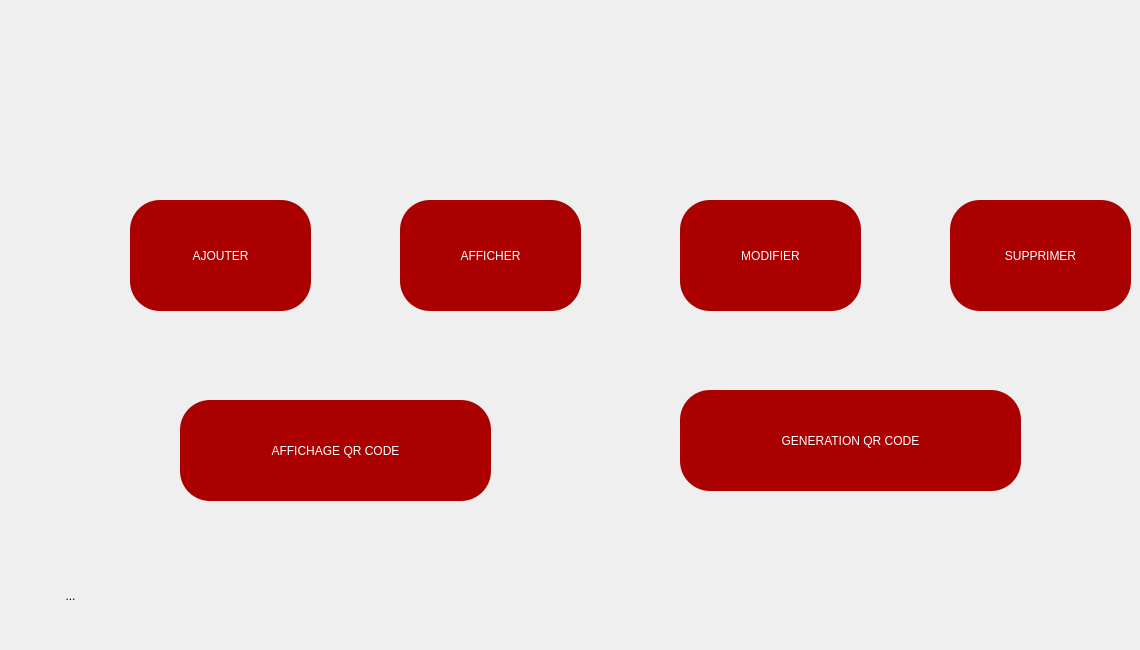
   <widget class="QWidget" name="produit">
    <property name="locale">
     <locale language="French" country="France"/>
    </property>
    <widget class="QToolButton" name="ajouterp_2">
     <property name="geometry">
      <rect>
       <x>130</x>
       <y>200</y>
       <width>181</width>
       <height>111</height>
      </rect>
     </property>
     <property name="styleSheet">
      <string notr="true">color: rgb(255, 255, 255);
border-radius: 30px;
background-color: rgb(170, 0, 0);
font: 20pt &quot;MV Boli&quot;;
</string>
     </property>
     <property name="text">
      <string>AJOUTER</string>
     </property>
    </widget>
    <widget class="QToolButton" name="affficherp">
     <property name="geometry">
      <rect>
       <x>400</x>
       <y>200</y>
       <width>181</width>
       <height>111</height>
      </rect>
     </property>
     <property name="styleSheet">
      <string notr="true">color: rgb(255, 255, 255);
border-radius: 30px;
background-color: rgb(170, 0, 0);
font: 20pt &quot;MV Boli&quot;;
</string>
     </property>
     <property name="text">
      <string>AFFICHER</string>
     </property>
    </widget>
    <widget class="QToolButton" name="mofidifierp">
     <property name="geometry">
      <rect>
       <x>680</x>
       <y>200</y>
       <width>181</width>
       <height>111</height>
      </rect>
     </property>
     <property name="styleSheet">
      <string notr="true">color: rgb(255, 255, 255);
border-radius: 30px;
background-color: rgb(170, 0, 0);
font: 20pt &quot;MV Boli&quot;;
</string>
     </property>
     <property name="text">
      <string>MODIFIER</string>
     </property>
    </widget>
    <widget class="QToolButton" name="supprimerp">
     <property name="geometry">
      <rect>
       <x>950</x>
       <y>200</y>
       <width>181</width>
       <height>111</height>
      </rect>
     </property>
     <property name="styleSheet">
      <string notr="true">color: rgb(255, 255, 255);
border-radius: 30px;
background-color: rgb(170, 0, 0);
font: 20pt &quot;MV Boli&quot;;
</string>
     </property>
     <property name="text">
      <string>SUPPRIMER</string>
     </property>
    </widget>
    <widget class="QToolButton" name="qrcode">
     <property name="geometry">
      <rect>
       <x>180</x>
       <y>400</y>
       <width>311</width>
       <height>101</height>
      </rect>
     </property>
     <property name="styleSheet">
      <string notr="true">color: rgb(255, 255, 255);
border-radius: 30px;
background-color: rgb(170, 0, 0);
font: 20pt &quot;MV Boli&quot;;
</string>
     </property>
     <property name="text">
      <string>AFFICHAGE QR CODE</string>
     </property>
    </widget>
    <widget class="QToolButton" name="toolButton_5">
     <property name="geometry">
      <rect>
       <x>20</x>
       <y>550</y>
       <width>101</width>
       <height>91</height>
      </rect>
     </property>
     <property name="text">
      <string>...</string>
     </property>
     <property name="icon">
      <iconset resource="rs.qrc">
       <normaloff>:/img/rs/retour.png</normaloff>:/img/rs/retour.png</iconset>
     </property>
     <property name="iconSize">
      <size>
       <width>65</width>
       <height>65</height>
      </size>
     </property>
     <property name="autoRaise">
      <bool>true</bool>
     </property>
    </widget>
    <widget class="QPushButton" name="pushButton_6">
     <property name="geometry">
      <rect>
       <x>680</x>
       <y>390</y>
       <width>341</width>
       <height>101</height>
      </rect>
     </property>
     <property name="styleSheet">
      <string notr="true">color: rgb(255, 255, 255);
border-radius: 30px;
background-color: rgb(170, 0, 0);
font: 20pt &quot;MV Boli&quot;;
</string>
     </property>
     <property name="text">
      <string>GENERATION QR CODE</string>
     </property>
    </widget>
   </widget>
